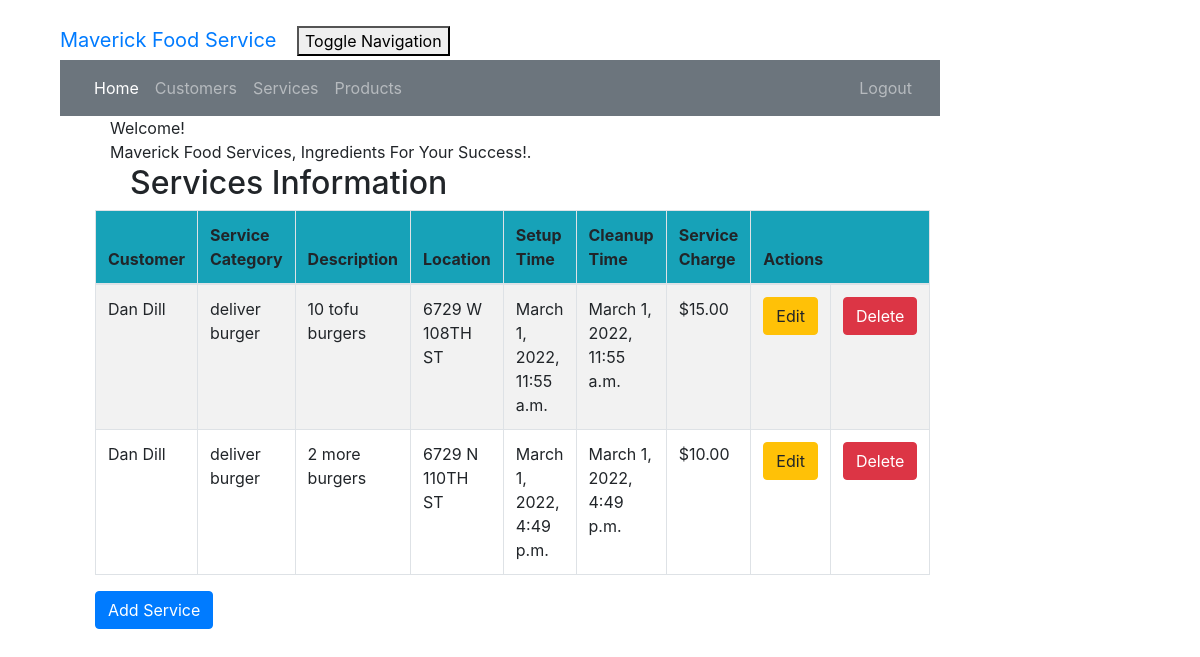
/service_list (signed in), run on an earlier commit of the app's database.
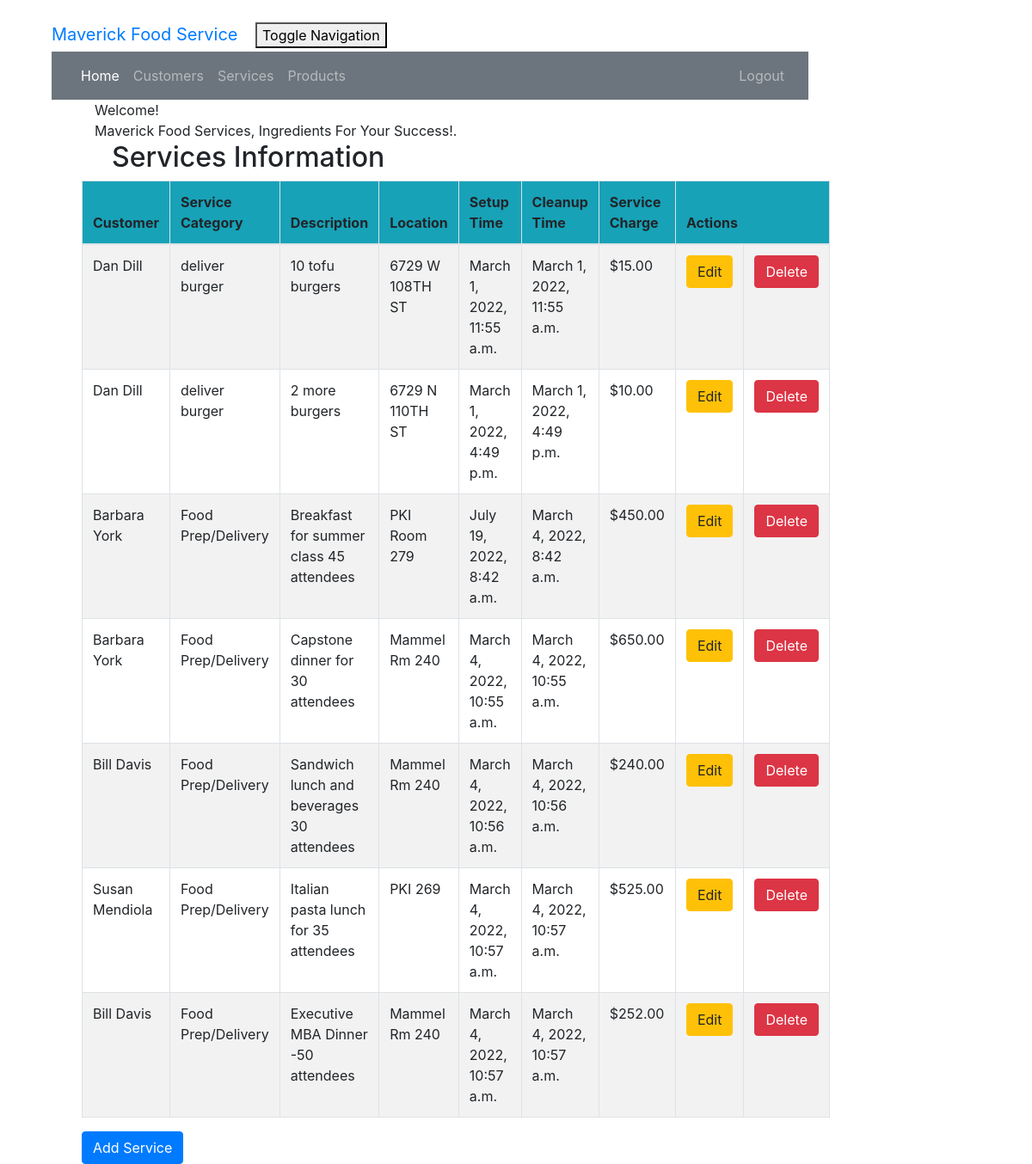
And on a later commit of the database.
### crm/models.py (models this page shows, shortened)
class Service(models.Model):
    cust_name = models.ForeignKey(Customer, on_delete=models.CASCADE, related_name='services')
    service_category = models.CharField(max_length=100)
    description = models.TextField()
    location = models.CharField(max_length=200)
    setup_time = models.DateTimeField(
        default=timezone.now)
    cleanup_time = models.DateTimeField(
        default=timezone.now)
    service_charge = models.DecimalField(max_digits=10, decimal_places=2)
    created_date = models.DateTimeField(
        default=timezone.now)
    updated_date = models.DateTimeField(auto_now_add=True)

class Customer(models.Model):
    cust_name = models.CharField(max_length=50)
    email = models.EmailField(max_length=100)
    phone = models.CharField(max_length=20)
    bldgroom = models.CharField(max_length=100)
    address = models.CharField(max_length=200)
    city = models.CharField(max_length=50)
    state = models.CharField(max_length=50)
    zipcode = models.CharField(max_length=10)
    organization = models.CharField(max_length=100)
    role = models.CharField(max_length=100)
    def __str__(self):
        return self.cust_name

### crm/views.py (the view)
# urls.py: path('service_list', views.service_list, name='service_list'),
@login_required
def service_list(request):
    services = Service.objects.filter(created_date__lte=timezone.now())
    return render(request, 'crm/service_list.html', {'services': services})

### crm/templates/crm/service_list.html (shortened to what this page needs)
<!DOCTYPE html>
{% extends 'crm/base.html' %}
{% block content %}
    {% load humanize %}
    <head>
    </head>
    <body class="bodylist">
    <div class="container">
        <div class="panel panel-primary">
            <div class="panel-heading">Welcome!</div>
            <div class="panel-body">
                Maverick Food Services, Ingredients For Your Success!.
            </div>
        </div>
    </div>
    <div class="row">
        <h2>Services Information</h2>
    </div>
    <div>
        <table class="table table-striped table-bordered table-hover w-auto">
            <thead>
            <tr class="bg-info">
                <th>Customer</th>
                <th>Service Category</th>
                <th>Description</th>
                <th>Location</th>
                <th>Setup Time</th>
                <th>Cleanup Time</th>
                <th>Service Charge</th>
                <th colspan="3">Actions</th>
            </tr>
            </thead>
            <tbody>
            {% for service in services %}
                <tr>
                    <td>{{ service.cust_name }}</td>
                    <td>{{ service.service_category }}</td>
                    <td>{{ service.description }}</td>
                    <td>{{ service.location }}</td>
                    <td>{{ service.setup_time }}</td>
                    <td>{{ service.cleanup_time }}</td>
                    <td>${{ service.service_charge|floatformat:2|intcomma }}</td>
                    <td><a href="{% url 'crm:service_edit' pk=service.pk %}"
                           class="btn btn-warning">Edit</a>
                    </td>
                    <td><a href="{% url 'crm:service_delete' pk=service.pk%}"
                           onclick="return confirm('Are you sure you want to delete?')"
                           class="btn btn-danger">Delete</a>
                    </td>
                </tr>
            {% endfor %}
            </tbody>
        </table>
    </div>
    <div>
        <a href="{% url 'crm:service_new' %}"><span
                class="btn btn-primary">Add Service</span></a>
    </div>
    </body>
{% endblock %}

### crm/templates/crm/base.html (shortened to what this page needs)
<!DOCTYPE html>
{% load static %}
<html lang="en">
<link rel="stylesheet" href="https://cdn.jsdelivr.net/npm/bootstrap@4.6.1/dist/css/bootstrap.min.css">
<link rel="stylesheet" href="{% static "css/portfolio.css" %}">
<div class="container-fluid">
    <div class="navbar-header">
        <a class="navbar-brand" href="">
            Maverick Food Service
        </a>
        <button type="button" class="navbar-toggle" data-toggle="collapse"
                data-target="#myNavbar" aria-controls="myNavbar">
            Toggle Navigation
        </button>
    </div>
    <nav class="navbar navbar-expand-md bg-secondary navbar-dark" id="myNavbar">
        <ul class="navbar-nav mr-auto">
            <li class="nav-item active">
                <a class="nav-link" href="{% url 'crm:home' %}">Home</a>
            </li>
            <li class="nav-item">
                <a class="nav-link" href="{% url 'crm:customer_list' %}">Customers</a>
            </li>
            <li class="nav-item">
                <a class="nav-link" href="{% url 'crm:service_list' %}">Services</a>
            </li>
            <li class="nav-item">
                <a class="nav-link" href="{% url 'crm:product_list' %}">Products</a>
            </li>
        </ul>
        <ul class="nav navbar-nav ml-auto">
            {% if user.is_authenticated %}
                <li><a class="nav-link" href="{% url 'logout' %}">Logout</a>
                </li>
            {% else %}
                <li><a class="nav-link" href="{% url 'login' %}"><span
                        class="glyphicon glyphicon-log-in"></span>Login</a>
                </li>
            {% endif %}
        </ul>
    </nav>
</div>
<body id="app-layout">
<div class="row">
    <div class="col-md-8">
        {% block content %}
        {% endblock %}
    </div>
</div>
</body>
</html>

### crm/static/css/portfolio.css (style rules this page uses)
body { padding-left: 45px; padding-right: 45px; padding-top: 20px; }
.navbar { padding-left:10px; padding-right: 20px; margin-bottom: 0; margin-left: 0; margin-right: 200px; border-radius: 0; }
.row { padding-left: 50px; }

What changed in the data, as far as the page shows it:
added Service: cust_name "Barbara York", service_category "Food Prep/Delivery", description "Breakfast for summer class 45 attendees", location "PKI Room 279", setup_time "July 19, 2022, 8:42 a.m.", cleanup_time "March 4, 2022, 8:42 a.m.", service_charge "450.00"
added Service: cust_name "Barbara York", service_category "Food Prep/Delivery", description "Capstone dinner for 30 attendees", location "Mammel Rm 240", setup_time "March 4, 2022, 10:55 a.m.", cleanup_time "March 4, 2022, 10:55 a.m.", service_charge "650.00"
added Service: cust_name "Bill Davis", service_category "Food Prep/Delivery", description "Sandwich lunch and beverages 30 attendees", location "Mammel Rm 240", setup_time "March 4, 2022, 10:56 a.m.", cleanup_time "March 4, 2022, 10:56 a.m.", service_charge "240.00"
added Service: cust_name "Susan Mendiola", service_category "Food Prep/Delivery", description "Italian pasta lunch for 35 attendees", location "PKI 269", setup_time "March 4, 2022, 10:57 a.m.", cleanup_time "March 4, 2022, 10:57 a.m.", service_charge "525.00"
added Service: cust_name "Bill Davis", service_category "Food Prep/Delivery", description "Executive MBA Dinner -50 attendees", location "Mammel Rm 240", setup_time "March 4, 2022, 10:57 a.m.", cleanup_time "March 4, 2022, 10:57 a.m.", service_charge "252.00"
